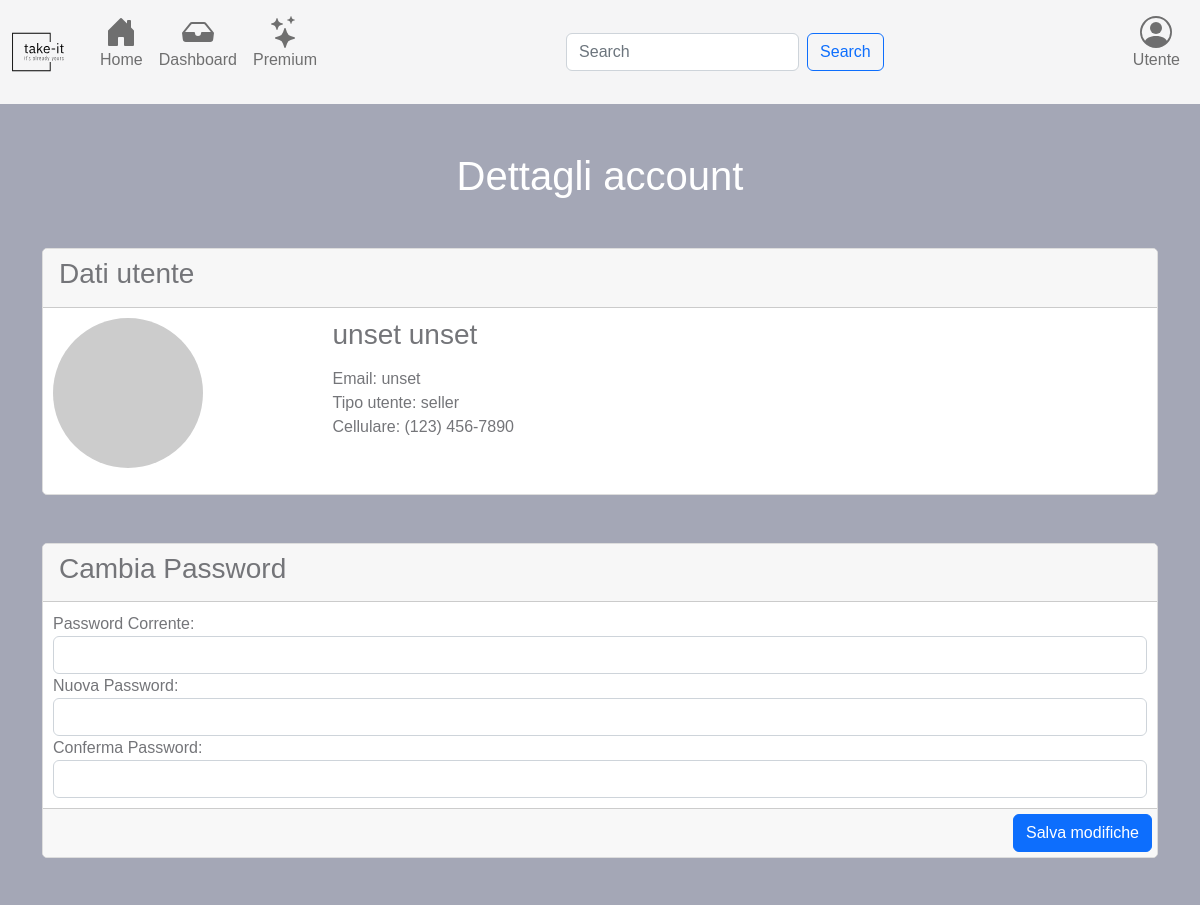
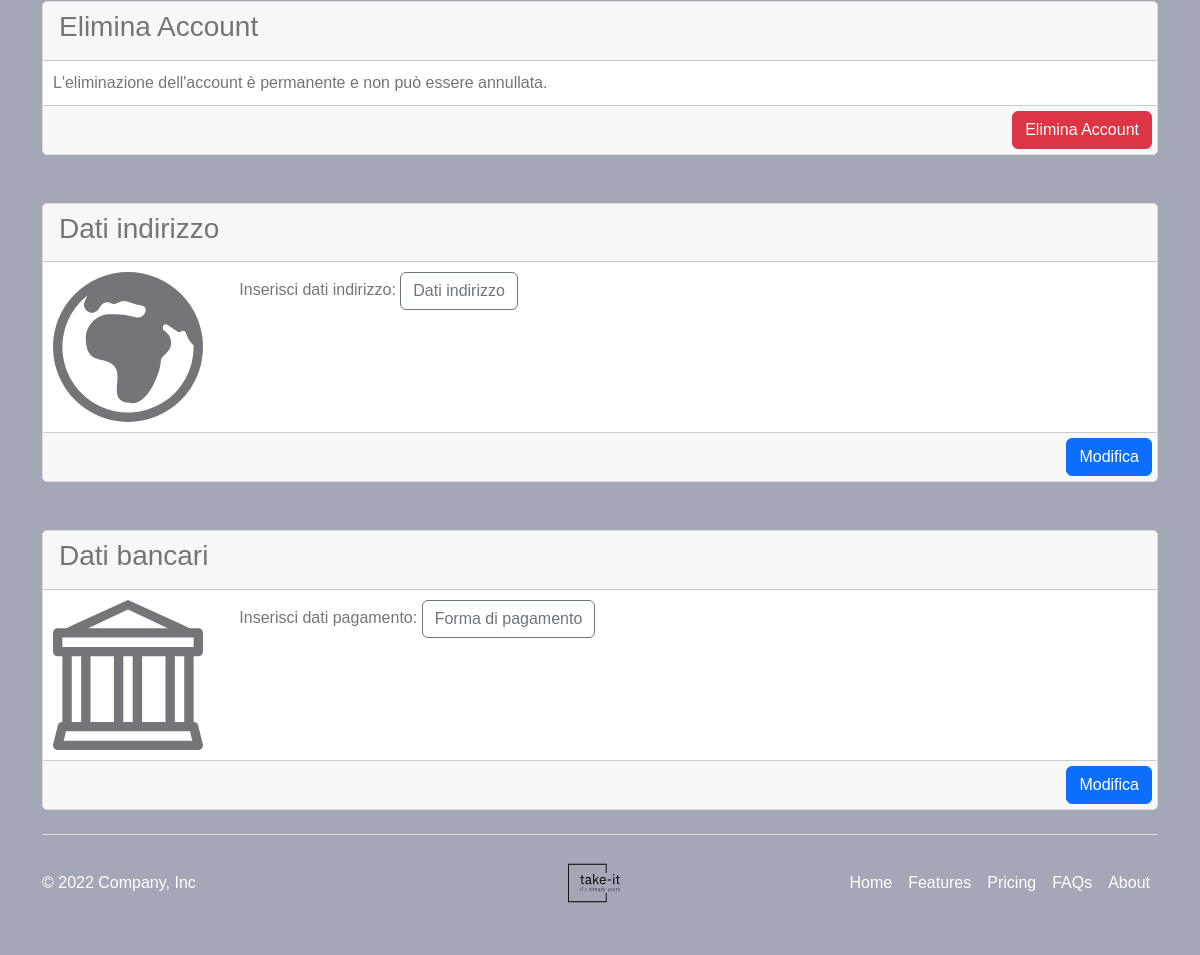
/account.php (signed in), run on the app's committed database (2 pictures, top to bottom).
### tables this page shows
CREATE TABLE IF NOT EXISTS `Utente` (
  `Id` int(11) NOT NULL AUTO_INCREMENT,
  `Nome` varchar(50) NOT NULL,
  `Cognome` varchar(50) NOT NULL,
  `Email` varchar(50) NOT NULL,
  `Password` varchar(32) NOT NULL,
  `Claim_id` int(11) NOT NULL,
  `Indirizzo_id` int(11) NOT NULL,
  `Status` int(11) NOT NULL,
  `Timestamp` timestamp NOT NULL DEFAULT current_timestamp(),
  PRIMARY KEY (`Id`),
  KEY `Claim_id` (`Claim_id`),
  KEY `Indirizzo_id` (`Indirizzo_id`)
);

CREATE TABLE IF NOT EXISTS `Claim` (
  `Id` int(11) NOT NULL AUTO_INCREMENT,
  `Descrizione` varchar(50) NOT NULL,
  `Conto` decimal(10,0) NOT NULL,
  `Status` int(5) NOT NULL,
  `Timestamp` timestamp NOT NULL DEFAULT current_timestamp(),
  PRIMARY KEY (`Id`)
);

### account.php (called while the page is built, shortened)
<?php
require_once("./script/account.script.php");
require './templates/views/user/account.php';
require_once("./templates/base.php");

### src/classes/Dbh.php (called while the page is built, shortened)
<?php
include("./src/utility/UtilsFunctions.php");
include("./src/classes/Session.php");
class Dbh
{
    protected mysqli $connection;
    public function __construct($dbhost = 'localhost', $dbuser = 'root', $dbpass = '', $dbname = 'e-commerce', $charset = 'utf8')
    {
        try {
            $this->connection = new mysqli($dbhost, $dbuser, $dbpass, $dbname);
            $this->connection->set_charset($charset);
        } catch (Exception $e) {
            echo "[Dbh:26] Sono qui";
            echo "Connection failed: " . mysqli_connect_error();
        }
    }
    private function getType($var): string
    {
        if (is_int($var)) return 'i';
        return 'b';
    }
    public function execute($sql, ...$params): array|int|string
    {
        $types = "";
        foreach ($params as $par) {
            $types .= $this->getType($par);
        }
        if ($stmt = $this->connection->prepare($sql)) {
            if (!$stmt->execute()) {
                return "Execute failed: (" . $stmt->errno . ") " . $stmt->error;
            }
            if ($stmt->errno == 0) {
                $result = $stmt->get_result();
                if (!$result) {
                    return $this->connection->insert_id;
                }
                return $result->fetch_all(MYSQLI_ASSOC);
            } else {
                return "Errore" . $stmt->errno;
            }
        } else {
            return 'Unable to prepare MySQL statement (check your syntax) - ' . $this->connection->error;
        }
    }
    public function insertData($query, ...$params): int|array|string
    {
        return $this->execute($query, ...$params);
    }
    public function getRecord(string $tableName, string $where): mixed
    {
        $response = $this->execute("SELECT * FROM `$tableName` WHERE $where");
        return !empty($response) && $response[0] !== null
            ? $response[0]
            : null;
    }
}

### src/classes/Session.php (called while the page is built, shortened)
<?php
class Session extends Dbh
{
    private readonly int $id;
    public function __construct($id)
    {
        $this->id = $id;
        $this->init();
    }
    private function init(): void
    {
        if ($this->checkSessionId($this->id)) {
            $claimType = $this->getClaimTypeFromId($this->id);
        }
    }
    public function checkSessionId($id): bool
    {
        if (isset($id)) {
            $response = parent::execute("SELECT * FROM `Utente` WHERE `Id` = '$id' ");
            if (is_int($response[0]["Id"])) {
                $this->setSessionUser($response[0]);
                $user = $this->getCurrentUser();
                return $user[ID] > 0 && $user["Id"] == $id;
            }
        }
        return false;
    }
    public function setSessionUser($params): void
    {
        $_SESSION[CARRELLO_ID] = $this->getUserCartIdFromDb() !== null && $this->getUserCartIdFromDb() !== CARRELLO_UNSET
            ? $this->getUserCartIdFromDb()
            : $this->bindCartWithUser();
        $_SESSION[RACCOLTA_ID] = $this->getUserCollectionIdFromDb() !== null && $this->getUserCartIdFromDb() !== RACCOLTA_UNSET
            ? $this->getUserCollectionIdFromDb()
            : $this->generateCollectionRecord();
    }
    public function getCurrentUser(): array|int
    {
        return [
            ID => $_SESSION[ID],
            NOME => $_SESSION[NOME],
            COGNOME => $_SESSION[COGNOME],
            EMAIL => $_SESSION[EMAIL],
            PASSWORD => $_SESSION[PASSWORD],
            STATUS => $_SESSION[STATUS],
            CLAIM_ID => $_SESSION[CLAIM_ID],
            INDIRIZZO_ID => $_SESSION[INDIRIZZO_ID],
            CARRELLO_ID => $_SESSION[CARRELLO_ID],
            RACCOLTA_ID => $_SESSION[RACCOLTA_ID]
        ];
    }
    public function getUserCollectionIdFromDb() {
        $where = "Utente_id = " . $this->getCurrentUser()[ID];
        $res = parent::getRecord(RACCOLTA, $where);
        if ($res !== null) {
            return UtilsFunctions::checkResponse($res[ID])
                ? $res[ID]
                : RACCOLTA_UNSET;
        }
        return null;
    }
    private function bindCartWithUser(): int
    {
        if (UtilsFunctions::issetSessionId()) {
            $query = "INSERT INTO `Carrello` (Utente_id, Status)
            VALUES (?, ?)";
            return parent::insertData($query,
                $this->getCurrentUser()[ID],
                STATUS_INTACT_DATA);
        }
        return CARRELLO_UNSET;
    }
    public function getUserCartIdFromDb()
    {
        $where = UTENTE_ID." = ".$this->getCurrentUser()[ID];
        $res = parent::getRecord(CARRELLO, $where);
        if ($res !== null) {
            return UtilsFunctions::checkResponse($res[ID])
                ? $res[ID]
                : CARRELLO_UNSET;
        }
        return null;
    }
    public function getClaimTypeFromId($id): ?string
    {
        $res = parent::execute("SELECT * FROM Claim WHERE Id = '$id' ");
        return $res ? $res[0][DESCRIZIONE] : "";
    }
}

### script/account.script.php (called while the page is built, shortened)
<?php
require_once "./src/classes/Session.php";
if (isset($_SESSION[ID])) {
    $session = new Session($_SESSION[ID]);
} else {
    echo "Non sei loggato";
}

### src/utility/UtilsFunctions.php (called while the page is built, shortened)
<?php
class UtilsFunctions
{
    public static function checkResponse($response): bool
    {
        return is_int($response) && $response > 0;
    }
    public static function issetSessionId(): bool
    {
        return isset($_SESSION["Id"]);
    }
}

### templates/views/user/account.php (the view, shortened to what this page needs)
<div class="container mt-5">
    <h1 class="text-center" style="color: white;">Dettagli account</h1>
    <div class="card mt-5">
        <div class="card-header">
            <h3>Dati utente</h3>
        </div>
        <div class="card-body">
            <div class="row">
                <div class="col-md-3">
                    <img src="https://via.placeholder.com/150x150" class="rounded-circle mb-3">
                </div>
                <div class="col-md-9">
                    <?php
                    if (isset($_SESSION[ID])) {
                        $session = new Session($_SESSION[ID]);
                        echo
                        '<h3 class="mb-3">' . $session->getCurrentUser()[NOME] . ' ' . $session->getCurrentUser()[COGNOME] . '</h3>
                            <p class="mb-0">Email: ' . $session->getCurrentUser()[EMAIL] . '</p>
                            <p class="mb-0">Tipo utente: ' . $session->getClaimTypeFromId($session->getCurrentUser()[CLAIM_ID]). '</p>
                            <p class="mb-0">Cellulare: (123) 456-7890</p>
                        ';
                    }
                    ?>
                </div>
            </div>
        </div>
    </div>
    <div class="card mt-5">
        <div class="card-header">
            <h3>Cambia Password</h3>
        </div>
        <form>
            <div class="card-body">
                <div class="form-group">
                    <label for="currentPassword">Password Corrente:</label>
                    <input type="password" class="form-control" id="currentPassword" required>
                </div>
                <div class="form-group">
                    <label for="newPassword">Nuova Password:</label>
                    <input type="password" class="form-control" id="newPassword" required>
                </div>
                <div class="form-group">
                    <label for="confirmPassword">Conferma Password:</label>
                    <input type="password" class="form-control" id="confirmPassword" required>
                </div>
            </div>
            <div class="card-footer d-flex justify-content-end">
                <button class="btn btn-primary ml-auto">Salva modifiche</button>
            </div>
        </form>
    </div>
    <div class="card mt-5">
        <div class="card-header">
            <h3>Elimina Account</h3>
        </div>
        <form method="post">
            <div class="card-body">
                <p class="mb-0">L'eliminazione dell'account è permanente e non può essere annullata.</p>
            </div>
            <div class="card-footer d-flex justify-content-end">
                <button class="btn btn-danger ml-auto" type="submit" name="btn-delete">Elimina Account</button>
            </div>
        </form>
    </div>
    <div class="card mt-5">
        <div class="card-header">
            <h3>Dati indirizzo</h3>
        </div>
        <form>
            <div class="card-body">
                <div class="row">
                    <form method="post">
                        <div class="col-md-2">
                        </div>
                        <div class="col-md-10">
                            <?php
                            if (isset($_SESSION[ID])) {
                                $session = new Session($_SESSION[ID]);
                                $where = "Id = " . $session->getCurrentUser()[INDIRIZZO_ID] . " AND Id != 1";
                                $addressObj = $session->getRecord(INDIRIZZO, $where);
                                if ($addressObj !== null) {
                                    echo
                                        '<h3 class="mb-3">Dati indirizzo</h3>
                                    <p class="mb-0">Via: ' . $addressObj[VIA] . '</p>
                                    <p class="mb-0">Città: ' . $addressObj[CITTA] . '</p>
                                    <p class="mb-0">Civico: ' . $addressObj[NUMERO_CIVICO] . ' </p>
                                    <p class="mb-0">CAP: ' . $addressObj[CAP] . ' </p>';
                                } else {
                                    echo '<div>Inserisci dati indirizzo: <a class="btn btn-outline-secondary" href="./address.php">Dati indirizzo</a></div>';
                                }
                            }
                            ?>
                        </div>
                </div>
            </div>
            <div class="card-footer d-flex justify-content-end">
                <a class="btn btn-primary ml-auto" href="./address.php">Modifica</a>
            </div>
        </form>
    </div>
    <div class="card mt-5">
        <div class="card-header">
            <h3>Dati bancari</h3>
        </div>
            <div class="card-body">
                <div class="row">
                    <div class="col-md-2">
                    </div>
                    <div class="col-md-10">
                        <?php
                        if (isset($_SESSION[ID])) {
                            $session = new Session($_SESSION[ID]);
                            $where = "Utente_id = " . $session->getCurrentUser()[ID];
                            $cardPayObj = $session->getRecord(FORMA_DI_PAGAMENTO, $where);
                            if ($cardPayObj !== null) {
                                echo
                                    '<h3 class="mb-3">Dati pagamento</h3>
                                    <p class="mb-0">Circuito: ' . $cardPayObj[CIRCUITO] . '</p>
                                    <p class="mb-0">Numero Carta: ' . $cardPayObj[NUMERO_CARTA] . '</p>
                                    <p class="mb-0">Data scadenza: ' . $cardPayObj[DATA_SCADENZA] . ' </p>
                                    <p class="mb-0">CVV: ' . $cardPayObj[CVV] . ' </p>';
                            } else {
                                echo '<div>Inserisci dati pagamento: <a class="btn btn-outline-secondary" href="./cardPayForm.php">Forma di pagamento</a></div>';
                            }
                        }
                        ?>
                    </div>
                    </div>
                </div>
                <div class="card-footer d-flex justify-content-end">
                    <a class="btn btn-primary ml-auto" href="./cardPayForm.php">Modifica</a>
                </div>
            </div>
    </div>

### data on the page
utente: Nome "unset", Cognome "unset", Email "unset", Claim.Descrizione "seller"
